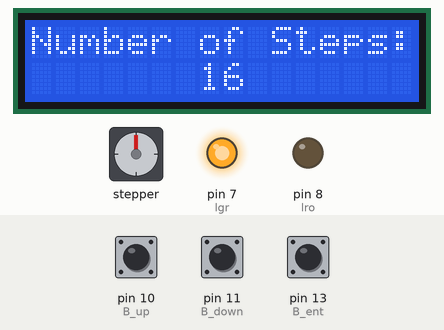
A sketch run on a simulated Arduino Mega 2560, built with avr-gcc and run on an emulated ATmega2560. Parts: 16×2 character LCD, stepper motor, output pins drawn as LEDs (lit = HIGH). The inputs (shaded band) are chosen by the test bench; at power-on: pin 13 (B_ent) HIGH, pin 10 (B_up) HIGH, pin 11 (B_down) HIGH. Stepper angles assume 4096 steps per turn; what the sketch prints to the serial monitor is not drawn.

Above: at 4.2 s.
4.3 s: pin 13 (B_ent) pulled LOW for 0.15 s
At 4.8 s:
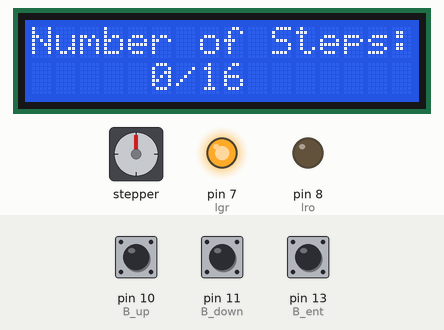
At 10.4 s:
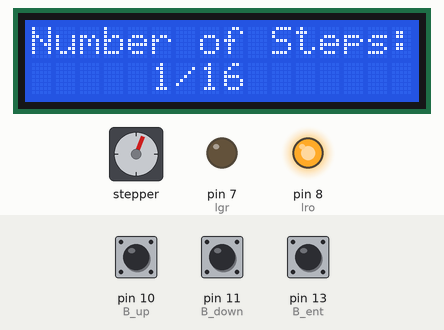
Timing chart, 0 to 25.3 s (numbered marks = the images above; inputs shaded):
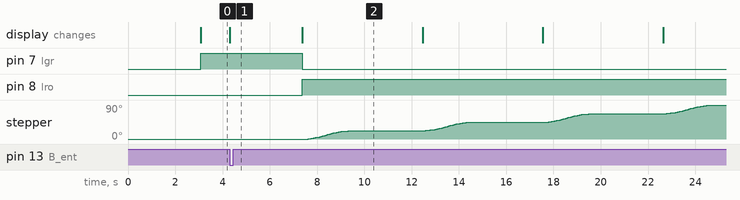

The sketch:

Scanner.ino
```cpp
#include <LiquidCrystal.h>
#include <AccelStepper.h>

#define HALFSTEP   8 // Halfstep (4096 Steps per output shaft revolution)
#define motorPin1  5 // Motor Pin 1
#define motorPin2  4 // Motor Pin 2
#define motorPin3  3 // Motor Pin 3
#define motorPin4  2 // Motor Pin 4
#define lgr 7     // Led Green
#define lro 8     // Led Red
#define B_up 10   // Button Up
#define B_down 11 // Button Down
#define B_ent 13  // Enter Button

int steps = 16;
int pos = 0;    // Position
int run = 0;     // Cycle is running when 1
int E_val= 0;    // Entered Value of Steps
int step_nr = 0; // The number of the actual processing Step


LiquidCrystal lcd(42, 44, 46, 48, 50, 52);
AccelStepper stepper(HALFSTEP, motorPin1, motorPin3, motorPin2, motorPin4);

void setup()
{
    pinMode(B_up, INPUT_PULLUP);
    pinMode(B_down, INPUT_PULLUP);
    pinMode(B_ent, INPUT_PULLUP);
    pinMode(lgr, OUTPUT);
    pinMode(lro, OUTPUT);
    stepper.setMaxSpeed(1200.0);    //Stepper Maxspeed
    stepper.setAcceleration(200.0); //Stepper Acceleration
    stepper.setSpeed(800);          // Stepper Speed
    lcd.begin(16, 2);
    lcd.setCursor(4,0);
    lcd.print ("3D Scan");
    lcd.setCursor(4,1);
    lcd.print("Stefano P.");
    delay(3000);
    lcd.clear();
    lcd.print ("Number of Steps:");
    lcd.noCursor();
}

void loop()
{
  if (digitalRead(B_ent) == 0) // Start
  {
      run = 1 ;
  }

  if(digitalRead(B_up) == LOW && steps < 64 && run == 0) // up button
    {
      steps = steps * 2;

  while (digitalRead(B_up) == LOW);
    }

  if(digitalRead(B_down) == LOW && steps > 15 && run == 0)  // down button
    {
      steps = steps / 2;

    while (digitalRead(B_down) == LOW);
    }

  if (run == 1)                                      // LCD Progress of the steps
  {
    lcd.setCursor(5,1);
    lcd.print(step_nr);
    lcd.print("/");
    lcd.print(steps);
  }
    else                                            // LCD choice of how many Steps
    {
     lcd.setCursor(7,1);
     lcd.print(steps);
     lcd.print(" ");
    }
  if (stepper.currentPosition() < 4095 && run == 1)
  {
    stepper.runToNewPosition(pos);
    delay(1000);

    Serial.begin(9600);
    Serial.println("CAPTURE");                      //Signal raspberry to take a picture
    delay(2000);
    E_val = (4096 / steps);                         // Calculation to know how many steps the stepper has to make
    pos = pos + E_val;                              // Calculation to know the new position for the next step
    step_nr = step_nr +1;                           // How many steps were made

  }
  if (stepper.currentPosition() >= 4096)            // Resetting the parameters for a new cycle
  {
    run = 0;
    pos = 0;
    stepper.setCurrentPosition(0);
    step_nr = 0;
    lcd.clear();
    lcd.setCursor(6,0);
    lcd.print("DONE");
    delay(2000);
    lcd.clear();
    lcd.home();
    lcd.print ("Number of Steps:");
  }
  if (run == 0)                                     //Ready LED
  {
    digitalWrite(lgr, HIGH);
    digitalWrite(lro, LOW);
    step_nr == 0;
  }
  if (run == 1)                     //In Progress LED
  {
    digitalWrite(lro, HIGH);
    digitalWrite(lgr, LOW);
  }


}
```

Measured:
- after the input at 4.3 s, pin 7 (lgr): HIGH → LOW after 3.1 s; pin 8 (lro): LOW → HIGH after 3.1 s; stepper: turns 22° clockwise in 1.7 s, repeating every 5.0 s; the display: changes at once (image 1)
